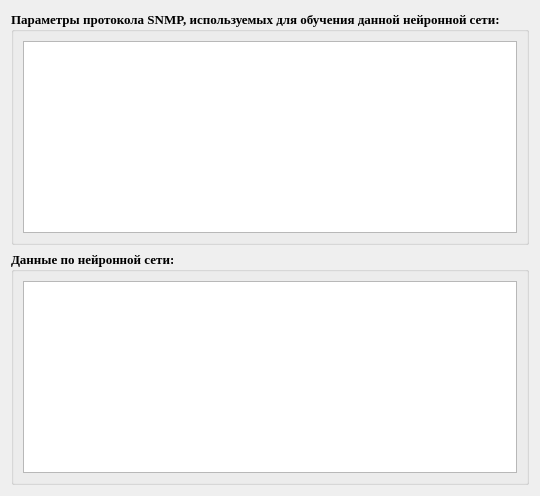
          <widget class="QWidget" name="tab_9">
           <property name="font">
            <font>
             <family>Times New Roman</family>
             <pointsize>10</pointsize>
            </font>
           </property>
           <attribute name="title">
            <string>Параметры нейронной сети</string>
           </attribute>
           <layout class="QFormLayout" name="formLayout_19">
            <item row="1" column="0" colspan="2">
             <widget class="QGroupBox" name="groupBox_18">
              <property name="font">
               <font>
                <family>Times New Roman</family>
                <pointsize>10</pointsize>
                <weight>75</weight>
                <bold>true</bold>
               </font>
              </property>
              <property name="title">
               <string>Данные по нейронной сети:</string>
              </property>
              <layout class="QVBoxLayout" name="verticalLayout_13">
               <item>
                <widget class="QTextEdit" name="textEdit">
                 <property name="font">
                  <font>
                   <family>Times New Roman</family>
                   <pointsize>10</pointsize>
                  </font>
                 </property>
                 <property name="readOnly">
                  <bool>true</bool>
                 </property>
                </widget>
               </item>
              </layout>
             </widget>
            </item>
            <item row="0" column="0" colspan="2">
             <widget class="QGroupBox" name="groupBox_19">
              <property name="font">
               <font>
                <family>Times New Roman</family>
                <pointsize>10</pointsize>
                <weight>75</weight>
                <bold>true</bold>
               </font>
              </property>
              <property name="title">
               <string>Параметры протокола SNMP, используемых для обучения данной нейронной сети:</string>
              </property>
              <layout class="QVBoxLayout" name="verticalLayout_14">
               <item>
                <widget class="QTableView" name="tableView_5">
                 <property name="font">
                  <font>
                   <family>Times New Roman</family>
                   <pointsize>10</pointsize>
                  </font>
                 </property>
                </widget>
               </item>
              </layout>
             </widget>
            </item>
           </layout>
          </widget>
